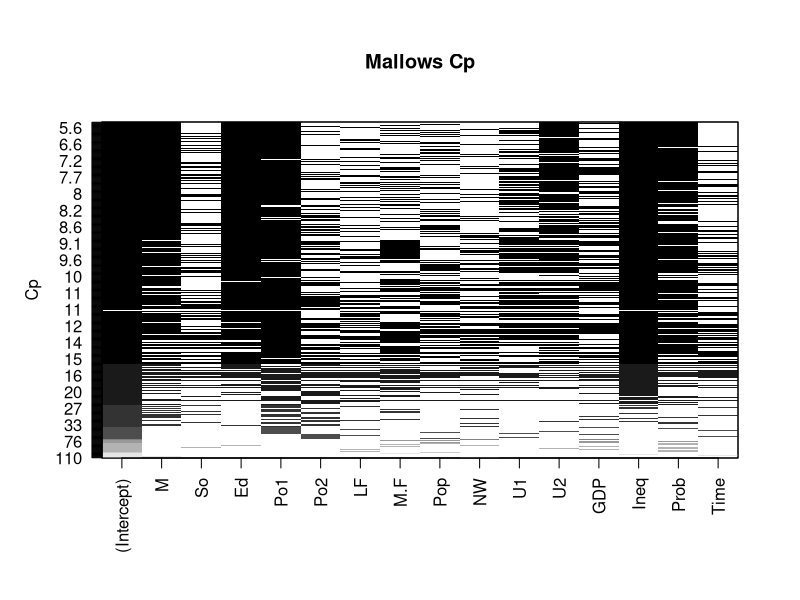
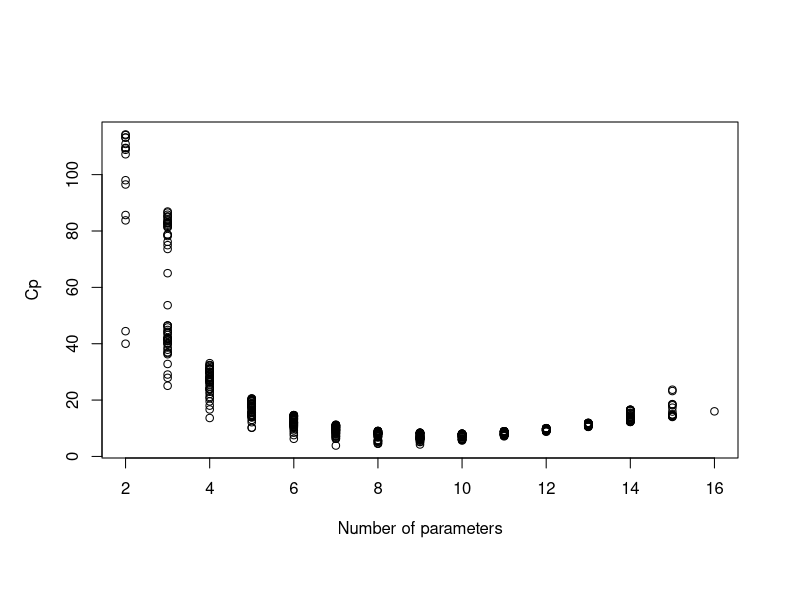

The R script that drew these images, in order:
## ---- chunk 1
library(leaps)

## ---- chunk 2
data("UScrime", package = "MASS")
M0 = lm(y ~ 1, data = UScrime)  # Null model
M1 = lm(y ~ ., data = UScrime)  # Full model
## ---- chunk 3
rgsbst.out = regsubsets(y ~ . , data = UScrime,
                        nbest = 50,
                        nvmax = NULL,
                        force.in = NULL,
                        method = "exhaustive",
                        really.big = TRUE)
rgsbst.out

## ---- chunk 4
summary_output <- summary(rgsbst.out)
summary_output
## ---- chunk 5
summary_output$which
## ---- chunk 6
summary_output$cp
# identify best model
which.min(summary_output$cp)
## ---- chunk 7
id = which.min(summary_output$cp)
summary_output$which[id,]
## ---- chunk 8
plot(rgsbst.out, scale = "Cp", main = "Mallows Cp")

## ---- chunk 9
plot(summary_output$cp ~ rowSums(summary_output$which),
     ylab = "Cp", xlab = "Number of parameters")
